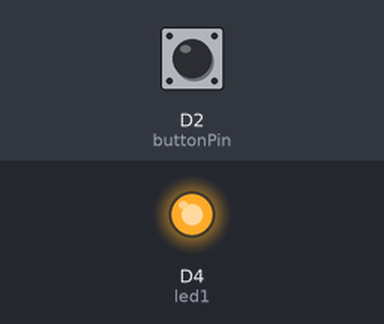
The sketch below on a simulated ESP8266 (NodeMCU). On the bench: output pins drawn as LEDs (lit = HIGH). Inputs (shaded band) come from the test bench; at power-on: D2 (buttonPin) LOW.

Above: at 1.2 s.
1.3 s: D2 (buttonPin) pulled HIGH for 0.15 s
At 1.37 s:
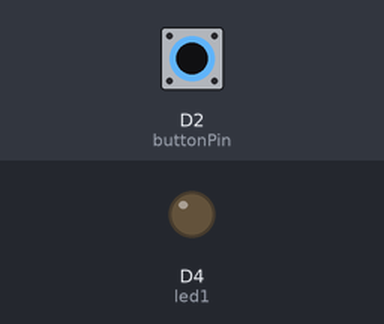
2.9 s: D2 (buttonPin) pulled HIGH for 3.2 s
At 6.8 s:
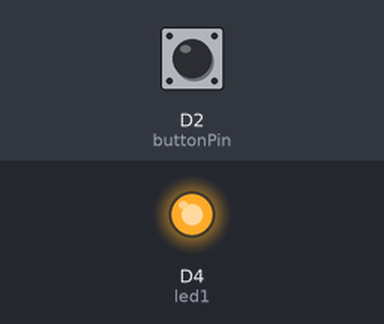
Timing chart, 0 to 8.3 s (numbered marks = the images above; inputs shaded):
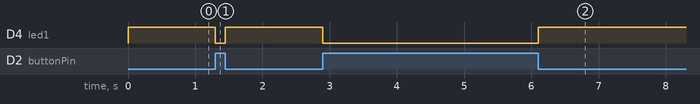

Measured:
- after the input at 1.3 s, D4 (led1): HIGH → LOW at once, → HIGH 0.15 s later
- after the input at 2.9 s, D4 (led1): HIGH → LOW at once, → HIGH 3.2 s later

The sketch:

ReadSwith.ino
```cpp
int led1 = LED_BUILTIN;
int buttonPin = D2;
int buttonState = 0;

void setup()
{
  pinMode(led1,OUTPUT);
  pinMode(buttonPin,INPUT);
}

void loop()
{
  buttonState = digitalRead(buttonPin);
  if (buttonState==HIGH)

{
  digitalWrite(led1,LOW);
}
  else
{
  digitalWrite(led1,HIGH);
}
}
```
